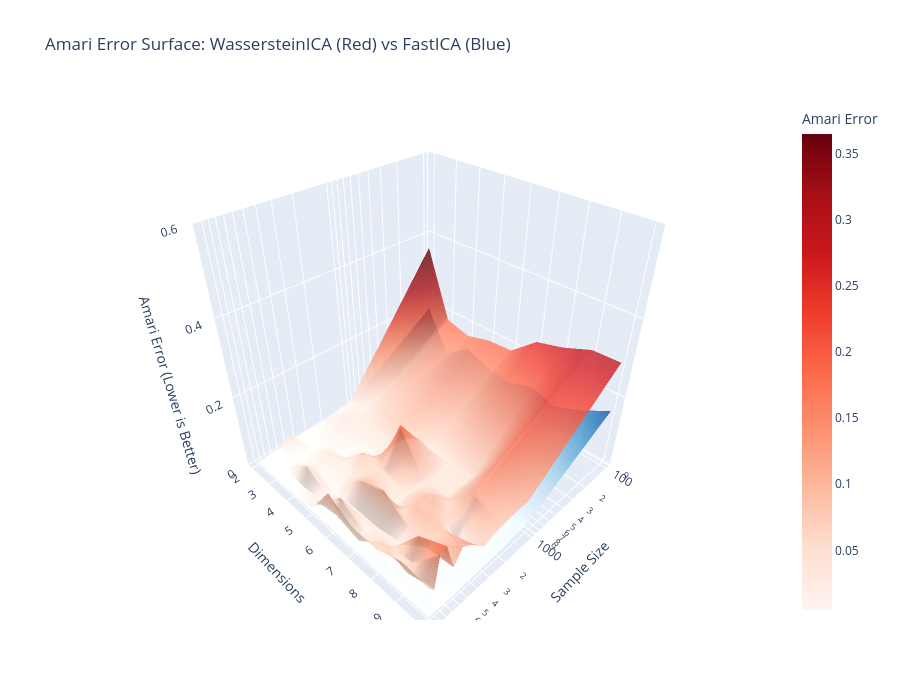

Notebook cell for this chart:
### Code cell
# ==========================================
# 4. 3D Interactive Surface Plot
# ==========================================

# Aggregate data (Mean over trials)
df_avg = df_results.groupby(['Dimension', 'Samples', 'Method'])['Amari'].mean().reset_index()

# Pivot data for Surface Plot (X=Samples, Y=Dim, Z=Amari)
# We swap X and Y usually for better visual in 3D
pivot_fast = df_avg[df_avg['Method'] == 'FastICA'].pivot(index='Dimension', columns='Samples', values='Amari')
pivot_wass = df_avg[df_avg['Method'] == 'WassersteinICA'].pivot(index='Dimension', columns='Samples', values='Amari')

# X and Y coordinates
x_vals = pivot_fast.columns  # Samples
y_vals = pivot_fast.index    # Dimensions

fig = go.Figure()

# Surface 1: FastICA (Blue-ish)
fig.add_trace(go.Surface(
    z=pivot_fast.values,
    x=x_vals,
    y=y_vals,
    colorscale='Blues',
    opacity=0.8,
    name='FastICA',
    showscale=False,
    colorbar=dict(title='FastICA', x=0)
))

# Surface 2: WassersteinICA (Red/Orange)
fig.add_trace(go.Surface(
    z=pivot_wass.values,
    x=x_vals,
    y=y_vals,
    colorscale='Reds',
    opacity=0.8,
    name='WassersteinICA',
    showscale=True,
    colorbar=dict(title='Amari Error')
))

fig.update_layout(
    title='Amari Error Surface: WassersteinICA (Red) vs FastICA (Blue)',
    scene=dict(
        xaxis_title='Sample Size',
        yaxis_title='Dimensions',
        zaxis_title='Amari Error (Lower is Better)',
        xaxis_type='log',  # Log scale for Sample Size makes it easier to read
        zaxis=dict(range=[0, 0.6]) # Crop huge errors
    ),
    width=900,
    height=700,
)

fig.show()

### Figure 1 — Plotly figure (JSON) as saved in the notebook; plotly's stock layout.template omitted (floating-point values rounded to 4 significant figures)
{"data": [{"colorbar": {"title": {"text": "FastICA"}, "x": 0}, "colorscale": [[0, "rgb(247,251,255)"], [0.125, "rgb(222,235,247)"], [0.25, "rgb(198,219,239)"], [0.375, "rgb(158,202,225)"], [0.5, "rgb(107,174,214)"], [0.625, "rgb(66,146,198)"], [0.75, "rgb(33,113,181)"], [0.875, "rgb(8,81,156)"], [1, "rgb(8,48,107)"]], "name": "FastICA", "opacity": 0.8, "showscale": false, "type": "surface", "x": [100, 1000, 2000, 3000, 4000, 5000, 6000, 7000, 8000, 9000, 10000], "y": [2, 3, 4, 5, 6, 7, 8, 9, 10], "z": [[0.1871, 0.02561, 0.02351, 0.01628, 0.01556, 0.0112, 0.007049, 0.01082, 0.01047, 0.008612, 0.008098], [0.07449, 0.03507, 0.07675, 0.01223, 0.01398, 0.01255, 0.009257, 0.009929, 0.01105, 0.006532, 0.00648], [0.1248, 0.02334, 0.01371, 0.01138, 0.01016, 0.01085, 0.01105, 0.009038, 0.00889, 0.007023, 0.007047], [0.1002, 0.0238, 0.01911, 0.01346, 0.01076, 0.01158, 0.009709, 0.008999, 0.00843, 0.007725, 0.007717], [0.09076, 0.02207, 0.01689, 0.01117, 0.01177, 0.01147, 0.0094, 0.008629, 0.007703, 0.007649, 0.007675], [0.114, 0.02227, 0.01496, 0.01356, 0.01125, 0.009644, 0.0099, 0.009505, 0.008344, 0.008183, 0.007068], [0.09326, 0.03804, 0.01469, 0.01308, 0.01114, 0.01028, 0.00952, 0.009524, 0.008376, 0.01391, 0.006989], [0.123, 0.02428, 0.01668, 0.0146, 0.01115, 0.01071, 0.009572, 0.008607, 0.01342, 0.007381, 0.007444], [0.1624, 0.02306, 0.01662, 0.01276, 0.01179, 0.01045, 0.009078, 0.008503, 0.007972, 0.01153, 0.007331]]}, {"colorbar": {"title": {"text": "Amari Error"}}, "colorscale": [[0, "rgb(255,245,240)"], [0.125, "rgb(254,224,210)"], [0.25, "rgb(252,187,161)"], [0.375, "rgb(252,146,114)"], [0.5, "rgb(251,106,74)"], [0.625, "rgb(239,59,44)"], [0.75, "rgb(203,24,29)"], [0.875, "rgb(165,15,21)"], [1, "rgb(103,0,13)"]], "name": "WassersteinICA", "opacity": 0.8, "showscale": true, "type": "surface", "x": [100, 1000, 2000, 3000, 4000, 5000, 6000, 7000, 8000, 9000, 10000], "y": [2, 3, 4, 5, 6, 7, 8, 9, 10], "z": [[0.3648, 0.03342, 0.02007, 0.02026, 0.007718, 0.03605, 0.01047, 0.01254, 0.006632, 0.004948, 0.009498], [0.1826, 0.04432, 0.03435, 0.01705, 0.01766, 0.01739, 0.01325, 0.01153, 0.01539, 0.007917, 0.009092], [0.1652, 0.07352, 0.0299, 0.01408, 0.05301, 0.03925, 0.04182, 0.06465, 0.009633, 0.01383, 0.008659], [0.1829, 0.08783, 0.02043, 0.08066, 0.04308, 0.02917, 0.01479, 0.02381, 0.01273, 0.03161, 0.01958], [0.187, 0.051, 0.1752, 0.06997, 0.0796, 0.09418, 0.01982, 0.05184, 0.08548, 0.04385, 0.1186], [0.245, 0.05184, 0.06376, 0.05602, 0.0421, 0.1161, 0.01891, 0.04554, 0.04444, 0.02412, 0.07722], [0.2632, 0.06408, 0.05951, 0.1088, 0.1047, 0.06478, 0.03318, 0.04066, 0.06247, 0.08373, 0.07498], [0.2909, 0.1736, 0.1296, 0.02396, 0.09444, 0.07783, 0.08753, 0.1367, 0.07441, 0.05911, 0.1048], [0.293, 0.09884, 0.09163, 0.07745, 0.1137, 0.131, 0.0948, 0.1707, 0.1626, 0.079, 0.09562]]}], "layout": {"height": 700, "scene": {"xaxis": {"title": {"text": "Sample Size"}, "type": "log"}, "yaxis": {"title": {"text": "Dimensions"}}, "zaxis": {"range": [0, 0.6], "title": {"text": "Amari Error (Lower is Better)"}}}, "title": {"text": "Amari Error Surface: WassersteinICA (Red) vs FastICA (Blue)"}, "width": 900}}
